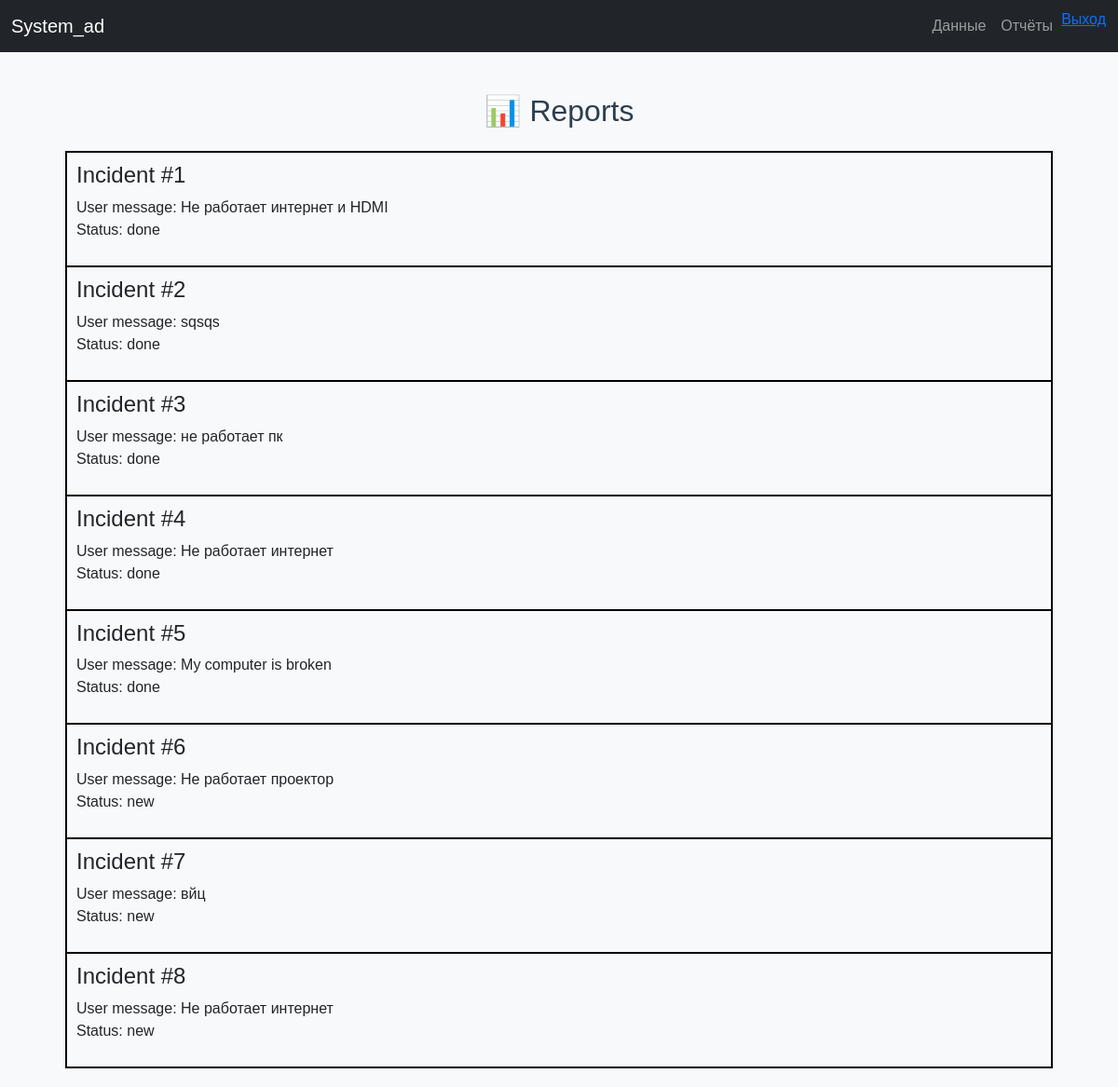
The app's page /reports/ (signed in) with its own data.
### api/models.py (models this page shows)
class Incident(models.Model):
    STATUS_CHOICES = [
        ('new', 'New'),
        ('in_progress', 'In Progress'),
        ('done', 'Done'),
    ]
    computer = models.ForeignKey(Computer, null=True, blank=True,
                                 on_delete=models.SET_NULL)
    room = models.ForeignKey(Room, null=True, blank=True,
                             on_delete=models.SET_NULL)
    user_message = models.TextField()
    photo_url = models.CharField(max_length=500, null=True, blank=True)
    status = models.CharField(max_length=20, choices=STATUS_CHOICES, default='new')
    created_at = models.DateTimeField(auto_now_add=True)
    closed_at = models.DateTimeField(null=True, blank=True)
    def __str__(self):
        return f"Incident #{self.id}"

### api/views.py (the view)
# urls.py: path('reports/', reports_view, name='reports'),
@login_required
def reports_view(request):
    inc = Incident.objects.all()
    condition = len(inc)
    if condition == 0:
        status_s = "Amazing condition — no incidents recorded."
    elif condition < 10:
        status_s = "Normal condition — less than 10 incidents recorded."
    elif condition >= 10:
        status_s = "Bad condition — more than 10 incidents recorded."
    else:
        status_s = "No data available to determine condition."
    context = {'incidents': inc,
               'status_s': status_s}
    return render(request, 'dataCRUd/reports.html', context)

### templates/dataCRUd/reports.html (shortened to what this page needs)
{% extends "base.html" %}
{% block content %}
    <center><h2 class="mb-4">📊 Reports</h2></center>
    <div class="reports_incidents">
        {%for i in incidents%}
            <div class="loggs">
                <h4>{{i}}</h4>
                <p>User message: {{i.user_message}} <br> Status: {{i.status}} </p>
            </div>
        {% endfor %}
    </div>
{% endblock %}

### static/css/style.css (style rules this page uses)
body { font-family: Arial, sans-serif; background: #f4f6f8; margin: 0; padding: 0; }
h1, h2 { color: #2c3e50; }
.reports_incidents { border: 1px solid black; }
.reports_incidents > .loggs { border: 1px solid black; padding: 10px; }

### records on screen
Incident: id "Incident #1", user_message "Не работает интернет и HDMI", status "done"
Incident: id "Incident #2", user_message "sqsqs", status "done"
Incident: id "Incident #3", user_message "не работает пк", status "done"
Incident: id "Incident #4", user_message "Не работает интернет", status "done"
Incident: id "Incident #5", user_message "My computer is broken", status "done"
Incident: id "Incident #6", user_message "Не работает проектор", status "new"
Incident: id "Incident #7", user_message "вйц", status "new"
Incident: id "Incident #8", user_message "Не работает интернет", status "new"
